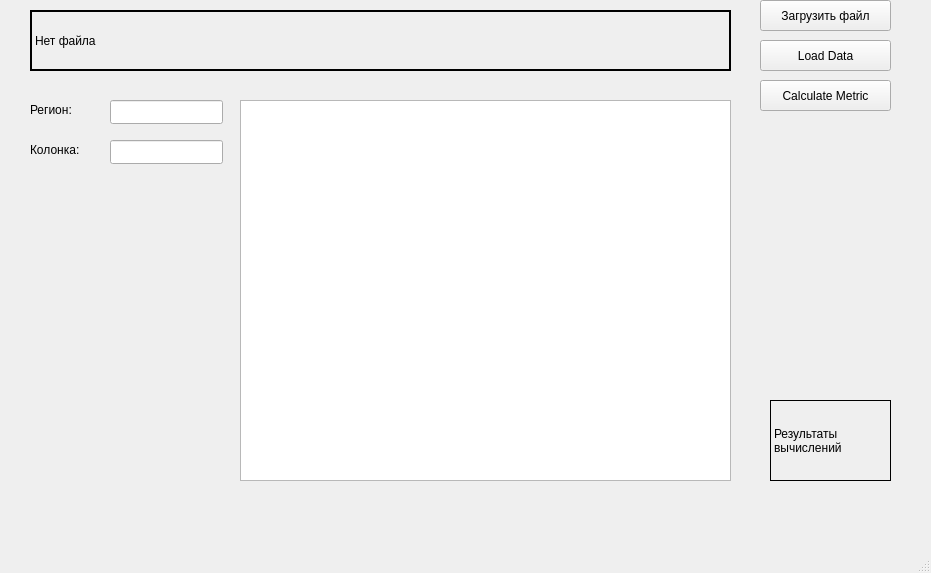
<?xml version="1.0" encoding="UTF-8"?>
<ui version="4.0">
 <class>MainWindow</class>
 <widget class="QMainWindow" name="MainWindow">
  <property name="geometry">
   <rect>
    <x>0</x>
    <y>0</y>
    <width>931</width>
    <height>573</height>
   </rect>
  </property>
  <property name="minimumSize">
   <size>
    <width>931</width>
    <height>573</height>
   </size>
  </property>
  <property name="maximumSize">
   <size>
    <width>931</width>
    <height>573</height>
   </size>
  </property>
  <property name="windowTitle">
   <string>MainWindow</string>
  </property>
  <widget class="QWidget" name="centralwidget">
   <widget class="QPushButton" name="btn_metric">
    <property name="geometry">
     <rect>
      <x>760</x>
      <y>80</y>
      <width>131</width>
      <height>31</height>
     </rect>
    </property>
    <property name="text">
     <string>Calculate Metric</string>
    </property>
   </widget>
   <widget class="QPushButton" name="btn_load">
    <property name="geometry">
     <rect>
      <x>760</x>
      <y>40</y>
      <width>131</width>
      <height>31</height>
     </rect>
    </property>
    <property name="text">
     <string>Load Data</string>
    </property>
   </widget>
   <widget class="QLabel" name="label_title">
    <property name="geometry">
     <rect>
      <x>30</x>
      <y>10</y>
      <width>701</width>
      <height>61</height>
     </rect>
    </property>
    <property name="frameShape">
     <enum>QFrame::Panel</enum>
    </property>
    <property name="lineWidth">
     <number>2</number>
    </property>
    <property name="text">
     <string>Нет файла</string>
    </property>
    <property name="textFormat">
     <enum>Qt::AutoText</enum>
    </property>
    <property name="wordWrap">
     <bool>false</bool>
    </property>
    <property name="margin">
     <number>10</number>
    </property>
   </widget>
   <widget class="QLineEdit" name="line_region">
    <property name="geometry">
     <rect>
      <x>110</x>
      <y>100</y>
      <width>113</width>
      <height>24</height>
     </rect>
    </property>
   </widget>
   <widget class="QLabel" name="label_region">
    <property name="geometry">
     <rect>
      <x>30</x>
      <y>100</y>
      <width>71</width>
      <height>20</height>
     </rect>
    </property>
    <property name="text">
     <string>Регион:</string>
    </property>
   </widget>
   <widget class="QLabel" name="label_col">
    <property name="geometry">
     <rect>
      <x>30</x>
      <y>140</y>
      <width>71</width>
      <height>20</height>
     </rect>
    </property>
    <property name="text">
     <string>Колонка:</string>
    </property>
   </widget>
   <widget class="QLineEdit" name="line_col">
    <property name="geometry">
     <rect>
      <x>110</x>
      <y>140</y>
      <width>113</width>
      <height>24</height>
     </rect>
    </property>
   </widget>
   <widget class="QLabel" name="label_result">
    <property name="geometry">
     <rect>
      <x>770</x>
      <y>400</y>
      <width>121</width>
      <height>81</height>
     </rect>
    </property>
    <property name="frameShape">
     <enum>QFrame::Panel</enum>
    </property>
    <property name="text">
     <string>Результаты вычислений</string>
    </property>
    <property name="wordWrap">
     <bool>true</bool>
    </property>
    <property name="margin">
     <number>10</number>
    </property>
   </widget>
   <widget class="QTableView" name="table_metric">
    <property name="geometry">
     <rect>
      <x>240</x>
      <y>100</y>
      <width>491</width>
      <height>381</height>
     </rect>
    </property>
   </widget>
   <widget class="QPushButton" name="btn_loadfile">
    <property name="geometry">
     <rect>
      <x>760</x>
      <y>0</y>
      <width>131</width>
      <height>31</height>
     </rect>
    </property>
    <property name="text">
     <string>Загрузить файл</string>
    </property>
   </widget>
  </widget>
  <widget class="QMenuBar" name="menubar">
   <property name="geometry">
    <rect>
     <x>0</x>
     <y>0</y>
     <width>931</width>
     <height>25</height>
    </rect>
   </property>
  </widget>
  <widget class="QStatusBar" name="statusbar"/>
 </widget>
 <resources/>
 <connections/>
</ui>
